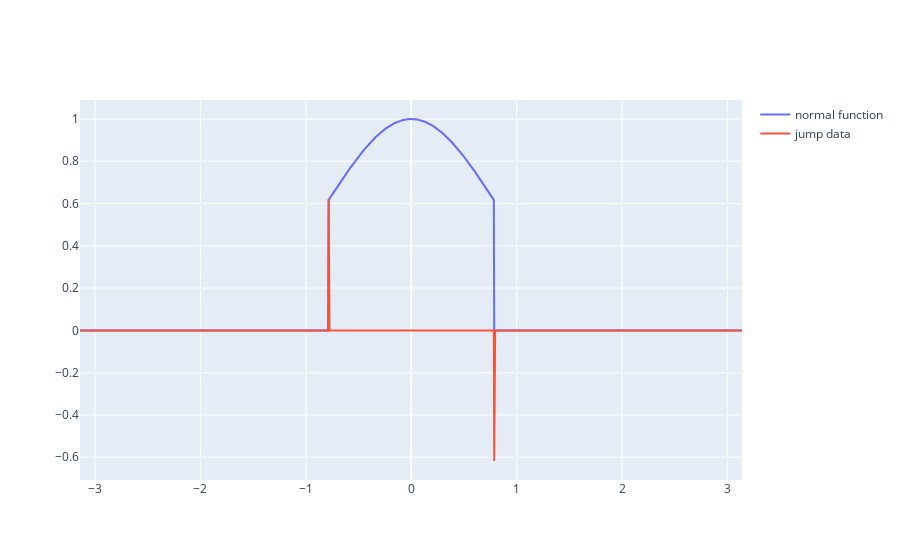

Notebook source saved alongside this figure:
### Code cell
BoxSignal=Generate('Gaus',x,Amount=1,jump=True)
fig=go.Figure()
plot(fig,x,BoxSignal[0][0][0],'normal function')
plot(fig,x,BoxSignal[0][0][1],'jump data')

fig

### Figure 1 — Plotly figure (JSON) as saved in the notebook; plotly's stock layout.template omitted (floating-point values rounded to 4 significant figures; data arrays with more than 128 entries replaced by an {"elided": "..."} marker saying what was removed)
{"data": [{"mode": "lines", "name": "normal function", "x": {"elided": "1500 float values"}, "y": {"elided": "1500 float values"}, "type": "scatter"}, {"mode": "lines", "name": "jump data", "x": {"elided": "1500 float values"}, "y": {"elided": "1500 float values"}, "type": "scatter"}], "layout": {}}
